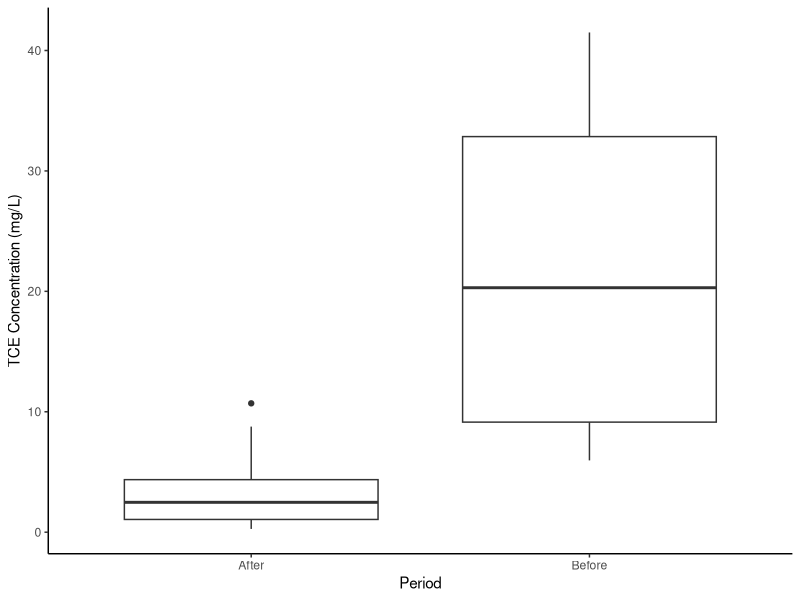

Recreate this plot in R.
## ---- chunk 1
knitr::opts_chunk$set(echo = TRUE)
## ---- chunk 2
library(ggplot2)
tce <- read.csv("../Data/tce.csv")
ggplot(tce) +
    geom_boxplot(aes(y = TCE.mg.per.L, x = Period)) +
     ylab(label = "TCE Concentration (mg/L)") +
    theme_classic()
## ---- chunk 3
# Collect data
tce2 <- data.frame(
    well = 1:10,
    before = tce[tce$Period == "Before", 1],
    after = tce[tce$Period == "After", 1])
tce2$diff <- tce2$before - tce2$after

# Calculate a test statistic
d_bar <- mean(tce2$diff)
mu_d <- 0
s_d <- sd(tce2$diff) / sqrt(nrow(tce2))
t_score <- (d_bar - mu_d) / s_d
t_score
t_critical <- qt(0.95, df = nrow(tce2) - 1)
t_critical
p_value <- pt(t_score, df = nrow(tce2) - 1, lower.tail = FALSE)
p_value
## ---- chunk 4
# Gather data
mu <- 0.16
xbar <- 0.23
sdv <- 0.03
n <- 11

# Calculate a test statistic
t_score <- (xbar - mu) / (sdv / sqrt(n))
t_score
t_critical <- qt(c(0.005, 0.995), df = n - 1)
t_critical
p_value <- pt(t_score, df = n - 1, lower.tail = FALSE) * 2
p_value
